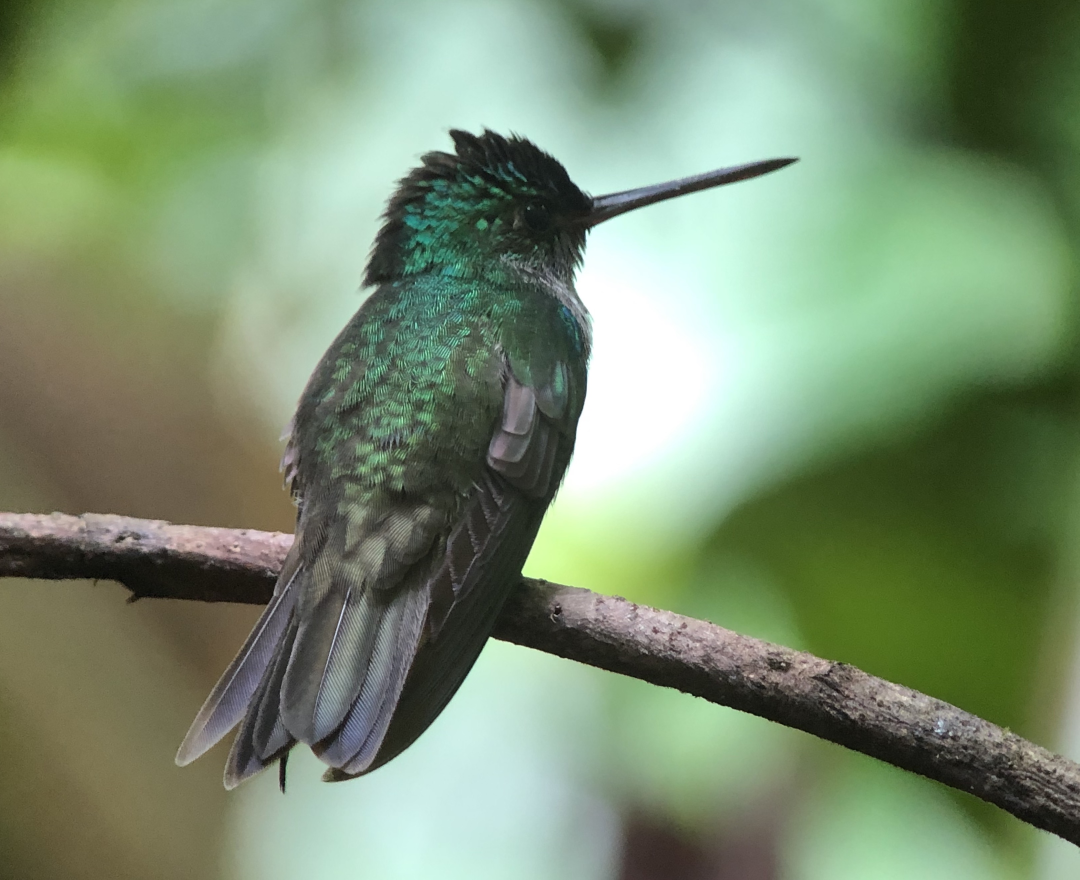
#> input picture Examples/test.JPG, 3239 x 2640 px, found by its file name (shown at 1/3 size)
$ python modifier_2.8.py
#> lines starting #> are read from the running program, lines starting #| are printed output that depends on the picture
from PIL import Image, ImageFilter, ImageOps, ImageEnhance
import warnings
import cv2
import numpy as np
from matplotlib import pyplot as plot

class Modifier:
    def __init__(self, inputpath: str):
#> called with inputpath = 'test.jpg'
        self.image = Image.open(inputpath)
#> self.image is the input picture: PIL image 3239x2640 RGB; mean R, G, B 122, 141.5, 112.9
        self.image = self.image.convert('RGB')
        self.inputpath = inputpath
    # [17 lines left out: function negative, not called in this run]
    invert = negative
    # [81 lines left out: functions mirror_vertical, mirror_horizontal, grayscale, not called in this run]
    greyscale = grayscale #alias for grayscale using grey spelling
    # [339 lines left out: functions sepia, average, halftone, __put_pixel, primary, dither and 10 more, not called in this run]
    gaussian_blur = blur
    # [16 lines left out: function sharpen, not called in this run]
    def emboss(self, outputpath: str = 'emboss.jpg', show: bool = False):
        '''
        Creates an embossed version of this instance's image
        Output goes to filename outputpath, defaults to emboss.jpg
        Bool can be passed in if image should be shown upon finishing
        Returns a modifier of the output image
        '''
#> called with outputpath = 'testemboss.jpg', show = False
        copy = cv2.imread(self.inputpath)
        kernel = np.array([[0, -1, -1], [1, 0, -1], [1, 1, 0]])
        emboss = cv2.filter2D(copy, -1, kernel)
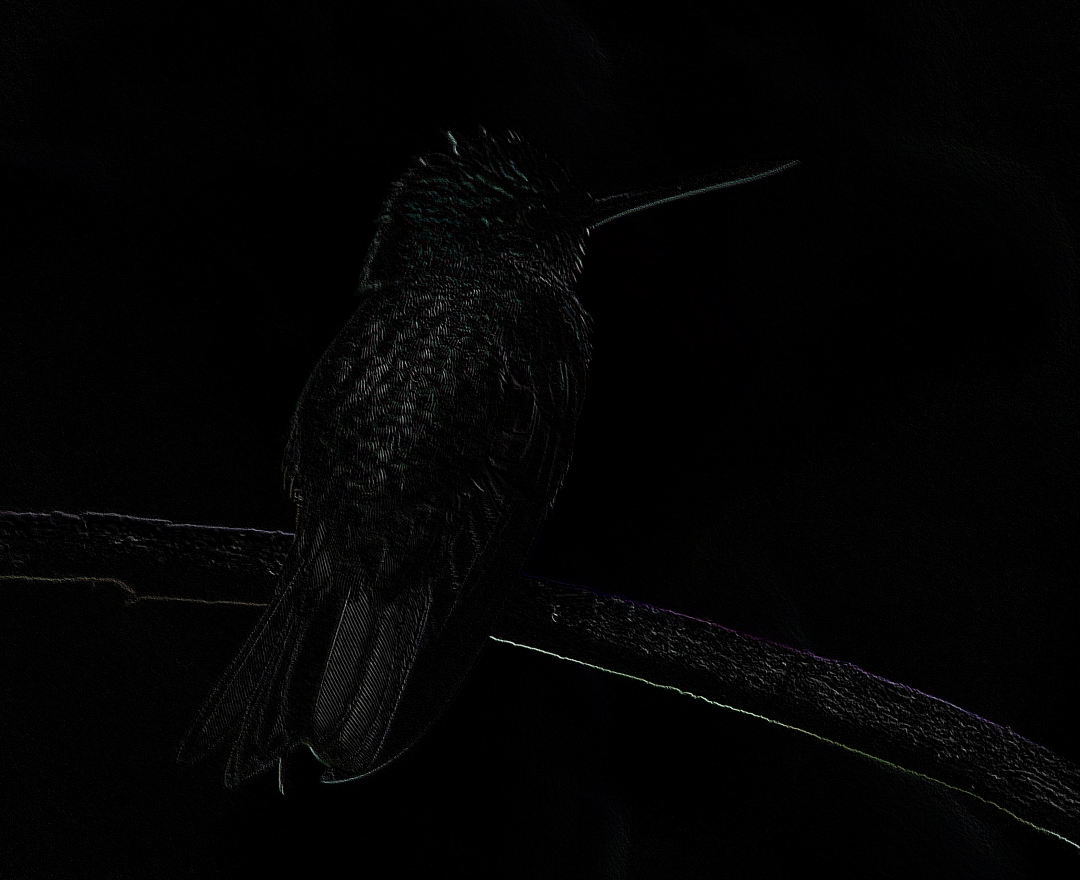
#> emboss: shape (2640, 3239, 3) (shown at 1/3 size); mean B, G, R 3.5, 3.4, 3.4
        cv2.imwrite(outputpath, emboss)
        if show:
            plot.figure(figsize=(16, 16))
            plot.subplot(122), plot.imshow(emboss)
            plot.show()
        return Modifier(outputpath)

m = Modifier('test.jpg')
m.emboss('testemboss.jpg')
